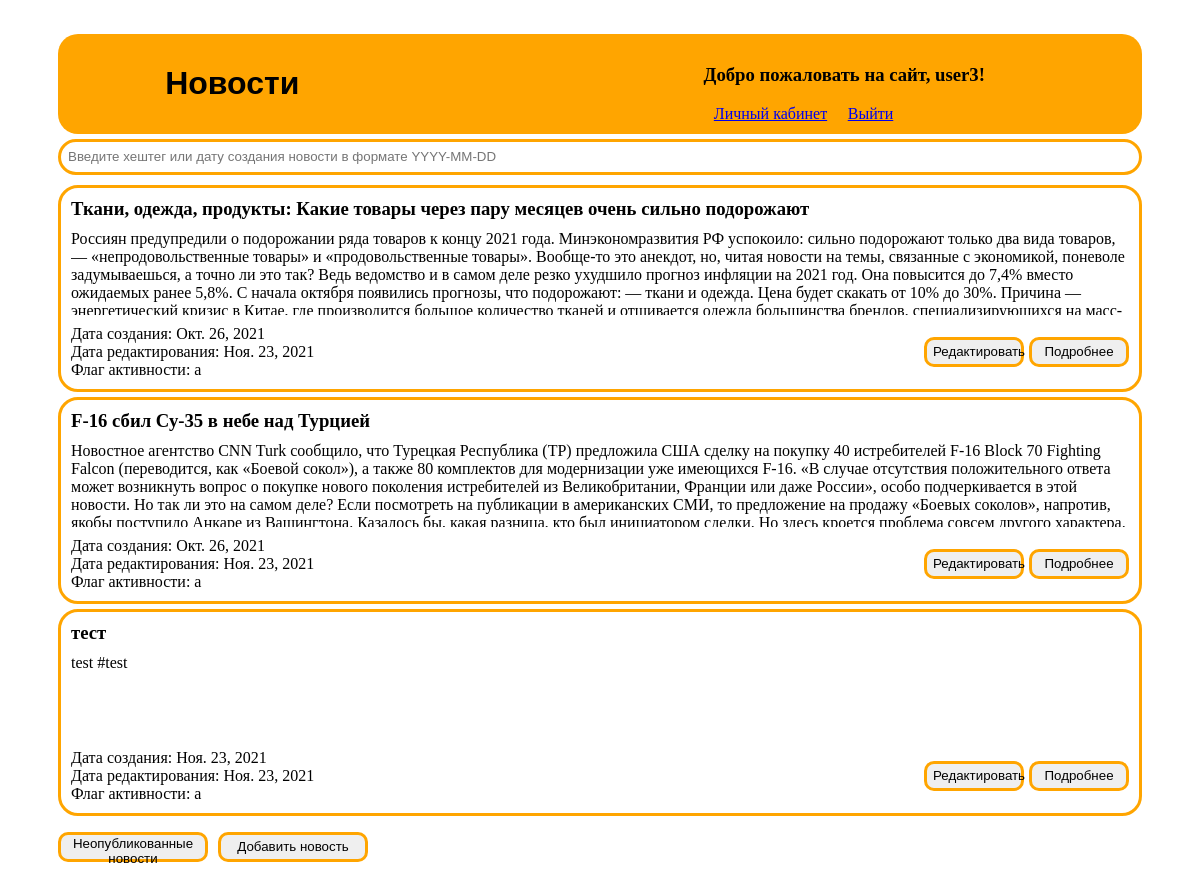
Screenshot of / (signed in) with the database file from the repository.
### app_news/models.py (models this page shows, shortened)
class News(models.Model):
    STATUS_CHOICES = [
        ('a', 'active'),
        ('n', 'not_active')
    ]
    title = models.CharField(max_length=500, db_index=True, verbose_name='Заголовок')
    content = models.TextField(max_length=3000, default='', verbose_name='Новость')
    created_at = models.DateField(auto_now_add=True, verbose_name='Дата создания')
    updated_at = models.DateField(auto_now=True, verbose_name='Дата редактирования')
    flag_active = models.CharField(max_length=1, choices=STATUS_CHOICES, default='n', verbose_name='Флаг активности')
    class Meta:
        db_table = 'news'
        ordering = ['created_at']
        verbose_name_plural = 'Новости'  # Переименовываем в админ-панели название таблицы с News на Новости

### app_news/views.py (the view)
# urls.py: path('', NewsViews.as_view(), name='news'),
class NewsViews(ListView):
    model = News
    template_name = "news/news_list.html"
    queryset = News.objects.filter(flag_active='a')

### app_news/templates/news/news_list.html (shortened to what this page needs)
<!DOCTYPE html>
<html lang="en">
<head>
</head>
<body style="padding: 10px 50px;">
    {% if news_list %}
    <ul style="list-style-type: none; padding-inline-start: 0px;">
        <li>
            <ul style="display: flex; justify-content: space-around; align-items: center; flex-direction: row;  background-color: orange; min-height: 20px;
            min-width: 500px; margin-bottom: 5px; padding: 10px; border-radius: 20px; list-style-type: none">
            <li>
                <h1 style="padding-left: 10px; padding-right: 180px; display: inline-block; font-family: Arial;">Новости</h1>
            </li>
            <li style="display: block; align-items: center; padding: 0px 50px;">
                {% if request.user.is_authenticated %}
                    <h3 style="margin-right: 10px">Добро пожаловать на сайт, {{ request.user.username }}!</h3>
                    <div style="width: 200px; display: flex; justify-content: space-around">
                        <a href="{% url 'user_detail' request.user.id %}">Личный кабинет</a>
                        <a href="{% url 'logout' %}">Выйти</a>
                    </div>
                {% else %}
                    <b>
                        <a href="{% url 'register' %}">Регистрация</a> | <a href="{% url 'login' %}">Войти</a>
                    </b>
                {% endif %}
            </li>
        </ul>
            <form style="border: 3px solid orange; border-radius: 20px;
            min-width: 500px; height: 20px; margin-bottom: 10px; padding: 5px"
                  action="{% url 'filter_news' %}" method="get">
              <input style="border: none; min-width: 500px; height: 15px;"
                     name="q" type="text" placeholder="Введите хештег или дату создания новости в формате YYYY-MM-DD">
            </form>
        </li>
        {% for i in news_list %}
        <li style="min-height: 20px; margin-bottom: 5px; padding: 10px;
        border: 3px solid orange; border-radius: 20px; min-width: 500px;">
            <div style="display: block; margin-bottom: 10px; min-width: 100px;">
                <h3 style="margin: 0">
                    {{ i.title }}
                </h3>
            </div>
            <div style="display: block; margin-bottom: 10px; height: 85px; min-width: 200p; overflow: hidden">
                <p style="margin: 0; min-width: 500px;">{{ i.content }}</p>
            </div>
            <div style="display: flex; justify-content: center; align-items: center;">
                <div style="display: inline-block; width: 50%">
                    <div style="display: block; width: 250px">
                    <span>Дата создания: </span>
                    {{ i.created_at }}
                    </div>
                    <div style="display: block; width: 250px">
                    <span>Дата редактирования: </span>
                    {{ i.updated_at }}
                    </div>
                    <div style="display: block; width: 250px">
                    <span>Флаг активности: </span>
                    {{ i.flag_active }}
                    </div>
                </div>
                <div style="display: flex; justify-content: flex-end; width: 50%">
                    {% if user.profile.flag_verification == True %}
                    <div style="display: inline-block; margin-right: 5px; width: 100px">
                        <form action="{% url 'edit_news' i.id %}" method="get">
                            <button type="submit" style="height:30px; width:100px; border-radius: 10px;
                        border: 3px solid orange;">Редактировать</button>
                        </form>
                    </div>
                    {% endif %}
                    <div style="display: inline-block; width: 100px; margin: 0; padding: 0; vertical-align: center;">
                        <form action="{% url 'comment_news' i.id %}" method="get">
                            <button type="submit" style="height:30px; width:100px; border-radius: 10px;
                            border: 3px solid orange;">Подробнее</button>
                        </form>
                    </div>
                </div>
            </div>
        </li>
        {% endfor %}
    </ul>
    <div>
        <ul style="display: flex; padding: 0; list-style-type: none">
            {% if user.profile.flag_verification == True %}
            <li>
                <form action="unpublished_news_list/" method="get">
                    <button type="submit" style="margin-right: 10px; height:30px; width:150px; border-radius: 10px;
                    border: 3px solid orange;">Неопубликованные новости</button>
                </form>
            </li>
            {% endif %}
            <li>
                <form action="add_news/" method="get">
                    <button type="submit" style="height:30px; width:150px; border-radius: 10px;
                    border: 3px solid orange;">Добавить новость</button>
                </form>
            </li>
        </ul>
    </div>
    {% else %}
        <p> Новостей нет </p>
    {% endif %}
</body>
</html>

### rows the page displays
News: title "Ткани, одежда, продукты: Какие товары через пару месяцев очень сильно подорожают", content "Россиян предупредили о подорожании ряда товаров к концу 2021 года. Минэкономразвития РФ успокоило: сильно подорожают только два вида товаров, — «непродовольственные товары» и «продовольственные товары». Вообще-то это анекдот, но, читая новости на темы, связанные с экономикой, поневоле задумываешься, а точно ли это так? Ведь ведомство и в самом деле резко ухудшило прогноз инфляции на 2021 год. Она повысится до 7,4% вместо ожидаемых ранее 5,8%. С начала октября появились прогнозы, что подорожают: — ткани и одежда. Цена будет скакать от 10% до 30%. Причина — энергетический кризис в Китае, где производится большое количество тканей и отшивается одежда большинства брендов, специализирующихся на…", created_at "Окт. 26, 2021", updated_at "Ноя. 23, 2021", flag_active "a"
News: title "F-16 сбил Су-35 в небе над Турцией", content "Новостное агентство CNN Turk сообщило, что Турецкая Республика (ТР) предложила США сделку на покупку 40 истребителей F-16 Block 70 Fighting Falcon (переводится, как «Боевой сокол»), а также 80 комплектов для модернизации уже имеющихся F-16. «В случае отсутствия положительного ответа может возникнуть вопрос о покупке нового поколения истребителей из Великобритании, Франции или даже России», особо подчеркивается в этой новости. Но так ли это на самом деле? Если посмотреть на публикации в американских СМИ, то предложение на продажу «Боевых соколов», напротив, якобы поступило Анкаре из Вашингтона. Казалось бы, какая разница, кто был инициатором сделки. Но здесь кроется проблема совсем другого…", created_at "Окт. 26, 2021", updated_at "Ноя. 23, 2021", flag_active "a"
News: title "тест", content "test #test", created_at "Ноя. 23, 2021", updated_at "Ноя. 23, 2021", flag_active "a"

### other values shown
{{ request.user.username }} "user3"
